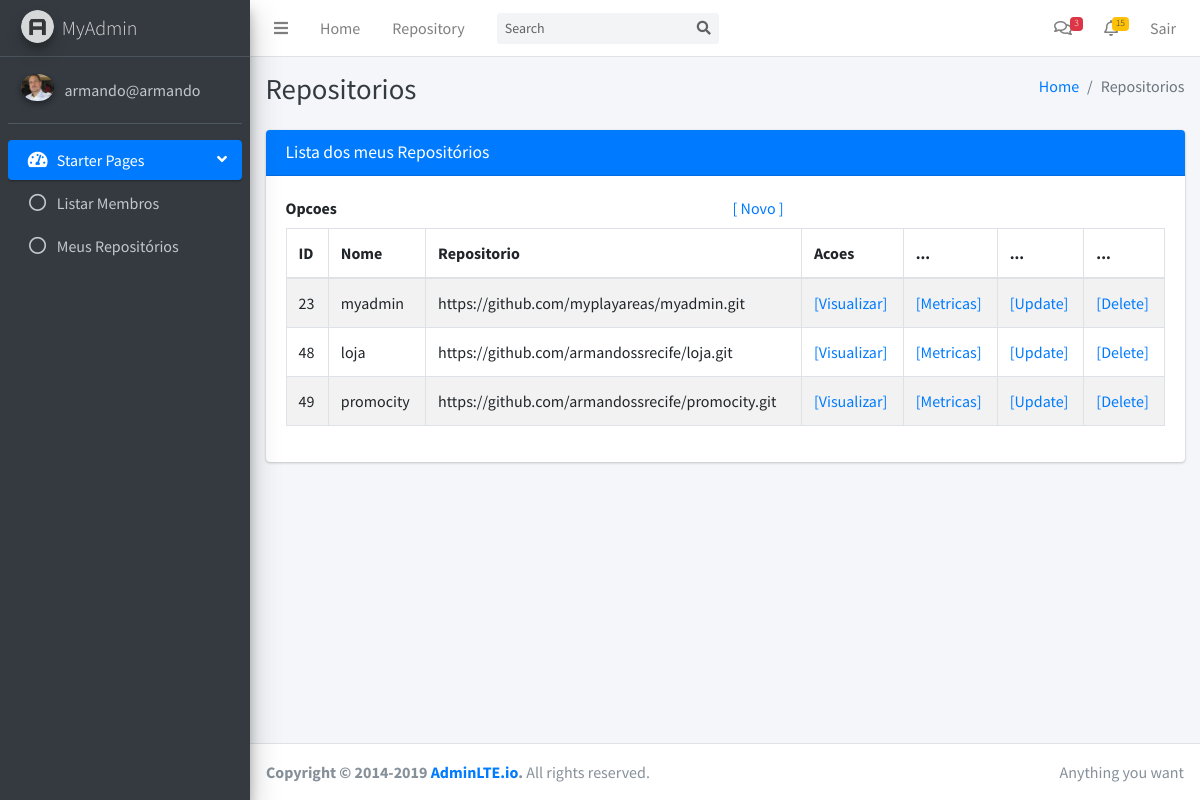
Before: /repositorio/listar (signed in) with the older database file.
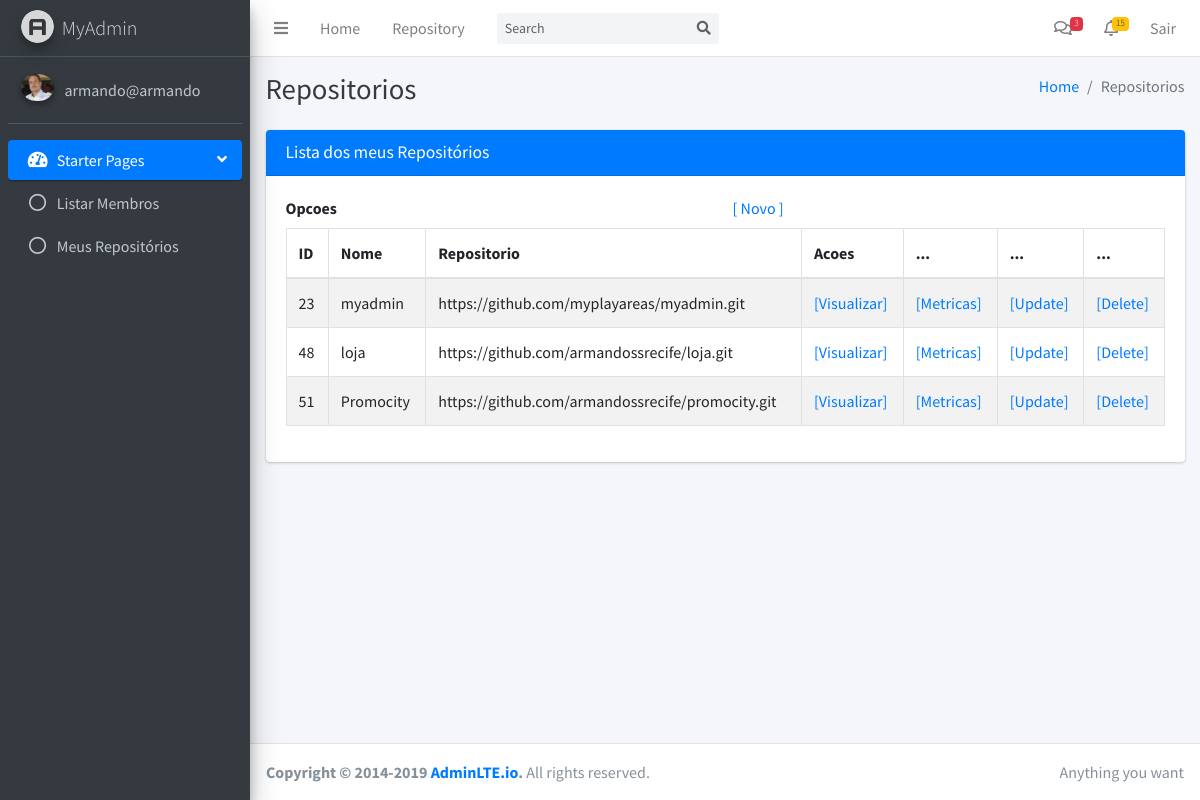
After: the same page with the newer database file.
### tables this page shows
CREATE TABLE repository (
  id INTEGER PRIMARY KEY AUTOINCREMENT,
  name TEXT NOT NULL, 
  link TEXT NOT NULL,
  user_id INTEGER,
  creation_date timestamp,
  analysis_date timestamp,
  analysed INTEGER
);

### myapp/control/repositorio.py (the view)
@bp.route("/listar")
@login_required
def listar():
    lista_repositorios = lista_repositorios_usuario(g.user["id"])
    return render_template("repositorio/listar.html", usuario = g.user['username'],
            profilePic=g.user['image'], titulo="Repositorios", repositorios=lista_repositorios)

### myapp/config/db.py (called while the page is built)
def get_db():
    if 'db' not in g:
        g.db = sqlite3.connect(
            current_app.config['DATABASE'],
            detect_types=sqlite3.PARSE_DECLTYPES
        )
        g.db.row_factory = sqlite3.Row
    return g.db

### myapp/control/auth.py (called while the page is built)
def login_required(view):
    @functools.wraps(view)
    def wrapped_view(**kwargs):
        if g.user is None:
            return redirect(url_for("auth.login"))
        return view(**kwargs)
    return wrapped_view

@bp.before_app_request
def load_logged_in_user():
    user_id = session.get("user_id")
    if user_id is None:
        g.user = None
    else:
        g.user = ( get_db().execute("SELECT * FROM user WHERE id = ?", (user_id,)).fetchone() )

### myapp/control/repositorio.py (called while the page is built)
def lista_repositorios_usuario(id):
    db = get_db()
    query = "select * from repository where user_id = ?"
    repositorios = db.execute( query , (id,) ).fetchall()
    return repositorios

### myapp/templates/repositorio/listar.html (shortened to what this page needs)
{% extends "base.html" %}
{% block conteudo %}
    <div class="content">
      <section class="content">
        <div class="container-fluid">
          <div class="card card-primary">
              <div class="card-header">
                <h3 class="card-title">Lista dos meus Repositórios</h3>
              </div>
              <div class="card-body">
                <div id="example1_wrapper" class="dataTables_wrapper dt-bootstrap4">
                    <div class="row">
                    <div class="col-sm-12">
                      <div class="row">
                        <div class="col-sm-6">
                          <div id="Opcoes">
                            <label>Opcoes</label>
                          </div>
                        </div>
                        <div class="col-sm-6">
                          <div id="Acoes">
                            <a href="{{ url_for('repositorio.criar')}}">[ Novo ]</a>
                          </div>
                        </div>
                      </div>
                      <table id="example1" class="table table-bordered table-striped dataTable dtr-inline" role="grid" aria-describedby="example1_info">
                        <thead>
                          <tr role="row">
                            <th class="sorting_asc" tabindex="0" aria-controls="example1" rowspan="1" colspan="1" aria-label="Id: activate to sort column descending" aria-sort="ascending">ID</th>
                            <th class="sorting" tabindex="0" aria-controls="example1" rowspan="1" colspan="1" aria-label="Nome: activate to sort column ascending">Nome</th>
                            <th class="sorting" tabindex="0" aria-controls="example1" rowspan="1" colspan="1" aria-label="Repositorio: activate to sort column ascending">Repositorio</th>
                            <th class="sorting" tabindex="0" aria-controls="example1" rowspan="1" colspan="1" aria-label="Acoes: activate to sort column ascending">Acoes</th>
                            <th class="sorting" tabindex="0" aria-controls="example1" rowspan="1" colspan="1" aria-label="Acoes: activate to sort column ascending">...</th>
                            <th class="sorting" tabindex="0" aria-controls="example1" rowspan="1" colspan="1" aria-label="Acoes: activate to sort column ascending">...</th>
                            <th class="sorting" tabindex="0" aria-controls="example1" rowspan="1" colspan="1" aria-label="Acoes: activate to sort column ascending">...</th>
                          </tr>
                        </thead>
                        <tbody>
                          {% for item in repositorios %}
                          <tr role="row" class="even">
                            <td tabindex="0" class="sorting_1">{{ item["id"] }}</td>
                            <td>{{ item["name"] }}</td>
                            <td>{{ item["link"] }}</td>
                            <td><a href="{{ url_for('repositorio.visualizar', id=item["id"]) }}">[Visualizar]</a>
                            <td><a href="{{ url_for('repositorio.metricas', id=item["id"]) }}">[Metricas]</a>
                            <td><a href="{{ url_for('repositorio.update', id=item["id"]) }}">[Update]</a>
                            <td><a href="{{ url_for('repositorio.delete', id=item["id"]) }}">[Delete]</a>
                          </tr>
                          {% endfor%}
                        </tbody>
                    </table>
                  </div>
                  </div>
                </div>
              </div>
          </div>
        </div>
      </section>
    </div>
{% endblock %}

Changed rows visible on the page:
removed repository: id "49", name "promocity", link "https://github.com/armandossrecife/promocity.git"
added repository: id "51", name "Promocity", link "https://github.com/armandossrecife/promocity.git"
